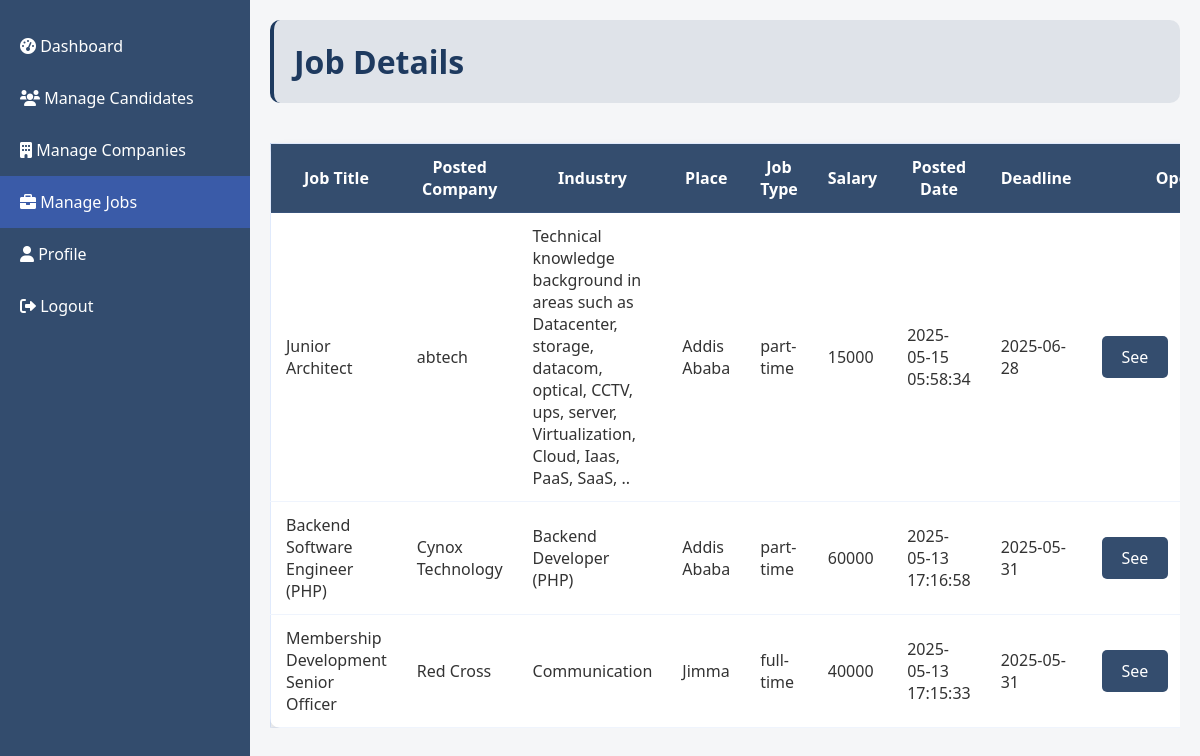
The page /admin/manage_jobs.php (signed in) on the database its author committed.
### tables this page shows
CREATE TABLE `jobs` (
  `id` int(11) NOT NULL,
  `company_id` int(11) NOT NULL,
  `title` varchar(250) DEFAULT NULL,
  `location` varchar(250) DEFAULT NULL,
  `salary` varchar(250) DEFAULT NULL,
  `type` varchar(250) DEFAULT NULL,
  `skill` varchar(250) DEFAULT NULL,
  `description` text DEFAULT NULL,
  `deadline` date DEFAULT NULL,
  `created_at` timestamp NOT NULL DEFAULT current_timestamp(),
  `updated_at` timestamp NOT NULL DEFAULT current_timestamp() ON UPDATE current_timestamp(),
  `status` varchar(100) DEFAULT 'pending'
);

CREATE TABLE `users` (
  `id` int(11) NOT NULL,
  `name` varchar(100) NOT NULL,
  `email` varchar(100) NOT NULL,
  `password` varchar(255) NOT NULL,
  `role` enum('admin','candidate','company') NOT NULL,
  `created_at` timestamp NOT NULL DEFAULT current_timestamp()
);

### functions/fetch_jobs.php (called while the page is built, shortened)
<?php
function fetch_jobs($conn,$role){
    if($role=='admin'){
        $job_list = [];
    $sql = "SELECT
                j.id AS job_id,
                j.title,
                j.location,
                j.description,
                j.salary,
                j.type,
                j.skill,
                j.deadline,
                j.created_at,
                u.name AS company_name,
                u.email AS company_email,
                c.logo AS company_logo
            FROM jobs j
            INNER JOIN users u ON j.company_id = u.id
            INNER JOIN company c ON u.id = c.company_id
            ORDER BY j.created_at DESC";
    }
    $result = mysqli_query($conn, $sql);
    if ($result && mysqli_num_rows($result) > 0) {
        while ($row = mysqli_fetch_assoc($result)) {
            $job_list[] = [
                'id' => $row['job_id'],
                'title' => $row['title'],
                'location' => $row['location'],
                'description' => $row['description'],
                'salary' => $row['salary'],
                'type' => $row['type'],
                'skill' => $row['skill'],
                'deadline' => $row['deadline'],
                'name' => $row['company_name'],
                'email' => $row['company_email'],
                'logo' => $row['company_logo'],
                'created_at' => $row['created_at'],
            ];
        }
    }
    return $job_list;
}
?>

### admin/manage_jobs.php (the view, shortened to what this page needs)
<?php include 'header.php'; ?>
<div id="jobs">
     <div class="panel-header">
         <h1>Job Details</h1>
     </div>
     <div class="table-wrapper">
        <table>
         <tr>
             <th>Job Title</th>
             <th>Posted Company</th>
             <th>Industry</th>
             <th>Place</th>
             <th>Job Type</th>
             <th>Salary</th>
             <th>Posted Date</th>
             <th>Deadline</th>
             <th colspan="3">Operation</th>
         </tr>
         <?php
            $jobs = fetch_jobs($conn,'admin');
            if (!empty($jobs)) {
                foreach ($jobs as $job) {
                    echo '
                    <tr>
                            <td>' . $job['title'] . '</td>
                            <td>' . $job['name'] . '</td>
                            <td>' . $job['skill'] . '</td>
                            <td>' . $job['location'] . '</td>
                            <td>' . $job['type'] . '</td>
                            <td>' . $job['salary'] . '</td>
                            <td>' . $job['created_at'] . '</td>
                            <td>' . $job['deadline'] . '</td>
                            <td><a href="job_detail.php?job_id='.$job['id'].'" class="btn" data-translate="">See</a></td>
                            <td><a href="?job_id=' . $job['id'] . '&confirm=true" data-translate="delete-job" class="view-applicants" onclick="return confirm(\'Are you sure you want to delete this job?\')">Remove</a></td>
                          </tr>';
                }
            } else {
                echo "<tr><td colspan='10'>No jobs found.</td></tr>";
            }
            ?>
     </table>
     </div>
 </div>
<?php include 'footer.php'; ?>

### public/css/admin.css (style rules this page uses)
body { font-family: 'Segoe UI', Tahoma, Geneva, Verdana, sans-serif; margin: 0; padding: 0; background-color: rgba(244, 246, 248, 0.9); color: #333; }
.panel-header { background-color: rgba(30, 58, 95, 0.1); padding: 20px; border-radius: 10px; margin-bottom: 20px; border-left: 4px solid #1e3a5f; }
.panel-header h1 { margin: 0; color: #1e3a5f; }
.table-wrapper { width: 100%; overflow-x: auto; }
table { max-width: 1000px; border-collapse: collapse; margin-top: 20px; background-color: #fff; box-shadow: 0 4px 8px rgba(0, 0, 0, 0.1); border-radius: 10px; border: 1px solid rgba(100, 149, 237, 0.2); }
th, td { padding: 12px 15px; text-align: left; border-bottom: 1px solid rgba(100, 149, 237, 0.1); }
th { text-align: center; background-color: rgba(30, 58, 95, 0.9); color: white; font-weight: 600; }
.btn { padding: 0.7rem 1.5rem; border: none; border-radius: 8px; background: #e2e8f0; cursor: pointer; font-size: 1rem; }
.btn { background-color: rgba(30, 58, 95, 0.9); color: white; padding: 10px 20px; border: none; border-radius: 5px; cursor: pointer; transition: all 0.2s ease; text-decoration: none; display: inline-block; }

### rows shown on the page
jobs: title "Junior Architect", company.name "abtech", skill "Technical knowledge background in areas such as Datacenter, storage, datacom, optical, CCTV, ups, server, Virtualization, Cloud, Iaas, PaaS, SaaS, ..", location "Addis Ababa", type "part-time", salary "15000", created_at "2025-05-15 05:58:34", deadline "2025-06-28"
jobs: title "Backend Software Engineer (PHP)", company.name "Cynox Technology", skill "Backend Developer (PHP)", location "Addis Ababa", type "part-time", salary "60000", created_at "2025-05-13 17:16:58", deadline "2025-05-31"
jobs: title "Membership Development Senior Officer", company.name "Red Cross", skill "Communication", location "Jimma", type "full-time", salary "40000", created_at "2025-05-13 17:15:33", deadline "2025-05-31"
